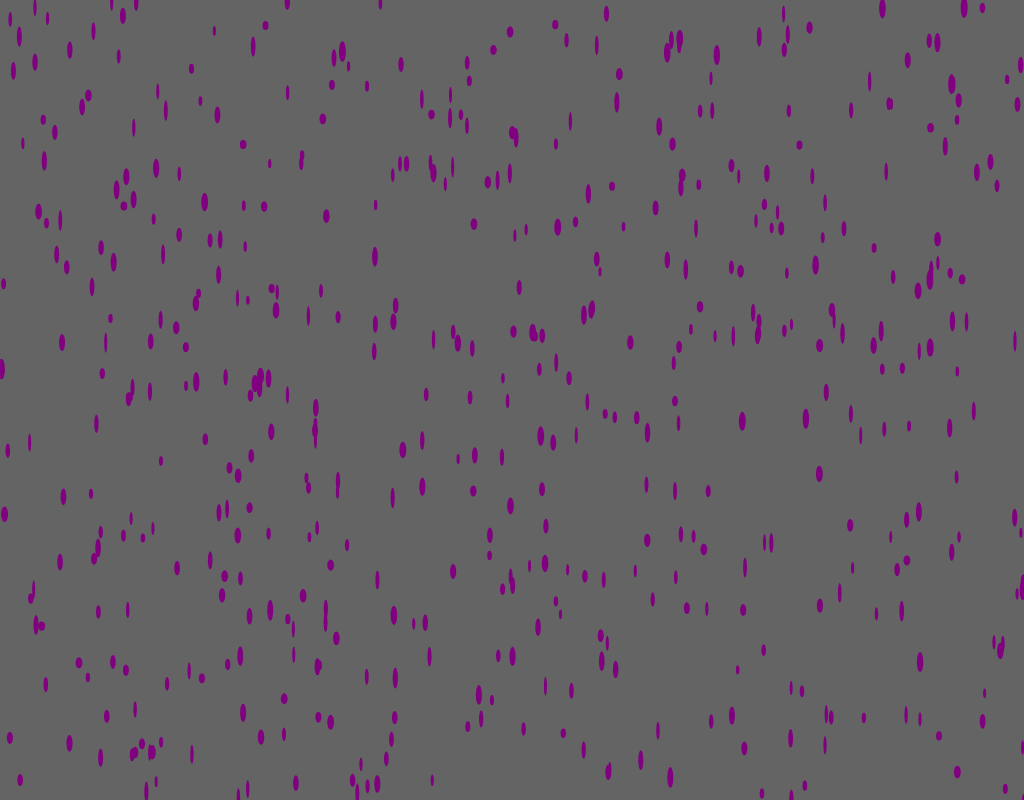
Frame 1 (no input)
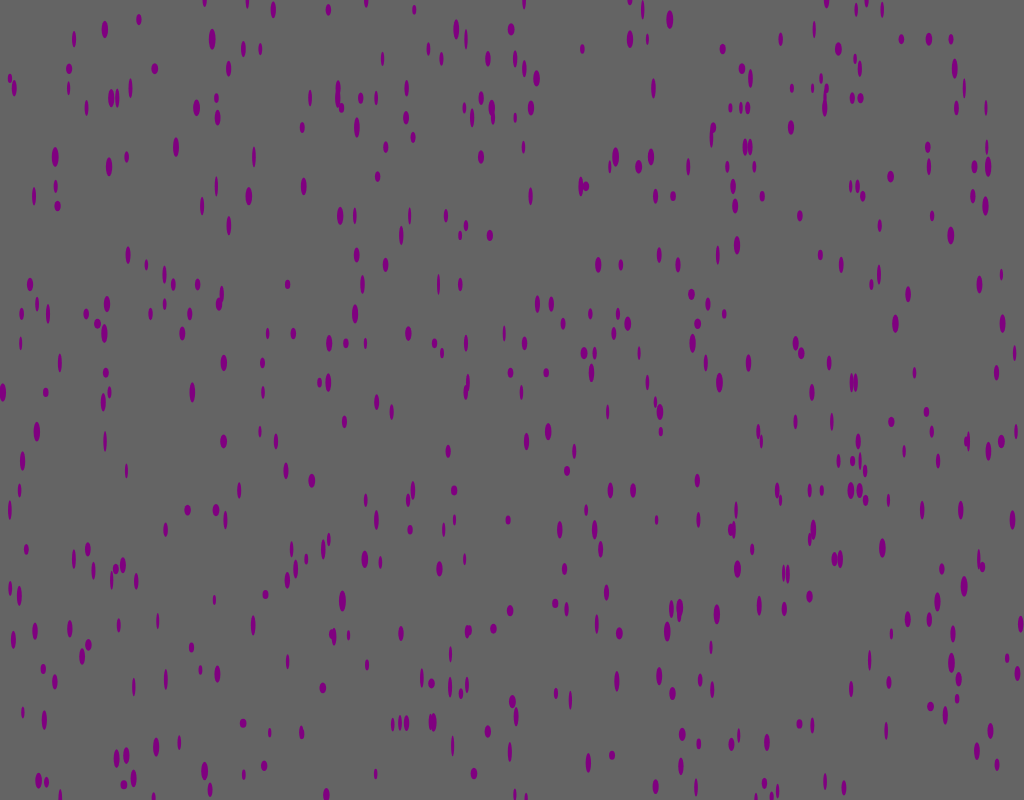
Frame 60 (no input)
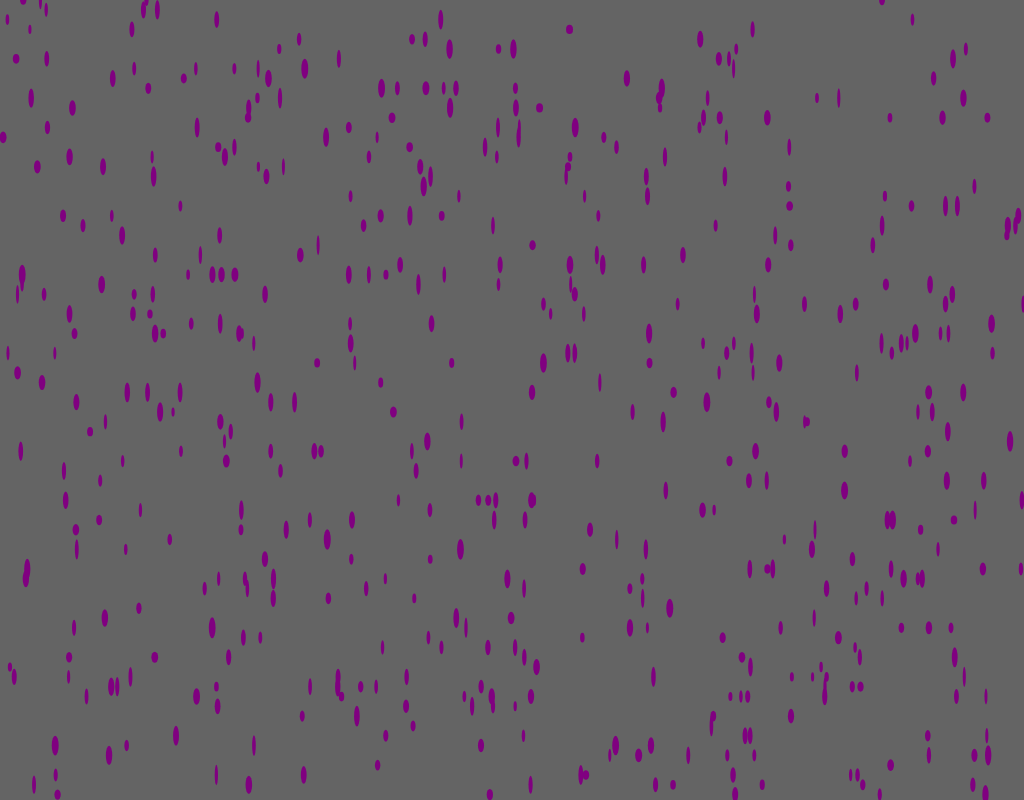
Frame 120 (the mouse pressed at the canvas centre since frame 60)

The p5.js sketch that drew these frames (run headless with seeded random() and noise() and a simulated clock; from frame 60 on, the mouse is pressed at the canvas centre):

// p5.js sketch
// ── sketch.js
//define raindrop object and methods
function Raindrop(x, y){
  this.x_pos = x;
  this.y_pos = y;
  
  this.rx = 5 + random(-2,2);
  this.ry = 15 + random(-6,6);
  //eliminated color from object specification, it was causing too much slowdown
  //purple rain is made up of (all) purple raindrops anyway
}
Raindrop.prototype = {
  constructor : Raindrop,
  show : function(){
    ellipse(this.x_pos, this.y_pos, this.rx, this.ry);
  },
  drop : function(gravity, wind){
    this.y_pos += gravity;
    this.x_pos += wind;
  }
}

//define global vars and setup
var raindrops = []; //array container for raindrops
var num_raindrops;
var windForce; //force of wind to move raindrops sideways
var g = 9.81; //good ol' gravity

var cnv;
function setup() {
  cnv = createCanvas(1024, 800);
  centerCanvas();
  background(100);
  fill("purple"); //moved color declaration here so it happens once per sketch iteration
  noStroke();
  
  num_raindrops = 500;
  makeItRain(num_raindrops);
} 

function draw() {
  background(100); //refresh background
  //show raindrops
  windForce = 0;//figure out a way to make this look good? 0.o
  for(var i = 0; i < raindrops.length; i++){
    if(raindrops[i].y_pos <= height){
    	raindrops[i].show();
    	raindrops[i].drop(g, windForce);
    }
    else{
      raindrops.splice(i,1);
      append(raindrops, new Raindrop(random(width), 0));
    }
  }
}

function makeItRain(density){
  raindrops = [];
  for(var i = 0; i < density; i++){
    raindrops[i] = new Raindrop(random(width), random(height));
  }
}

function keyPressed(){
  if(keyCode === LEFT_ARROW && num_raindrops !== 0){
    num_raindrops -= 100;
    background(100);
    makeItRain(num_raindrops);
  }
  if(keyCode === RIGHT_ARROW){
    num_raindrops += 100;
    background(100);
    makeItRain(num_raindrops);
  }
}

//center canvas method
// source: https://github.com/processing/p5.js/wiki/Positioning-your-canvas
function centerCanvas() {
  var x = (windowWidth - width) / 2;
  var y = (windowHeight - height) / 2;
  cnv.position(x, y);
}
function windowResized() {
  centerCanvas();
}
